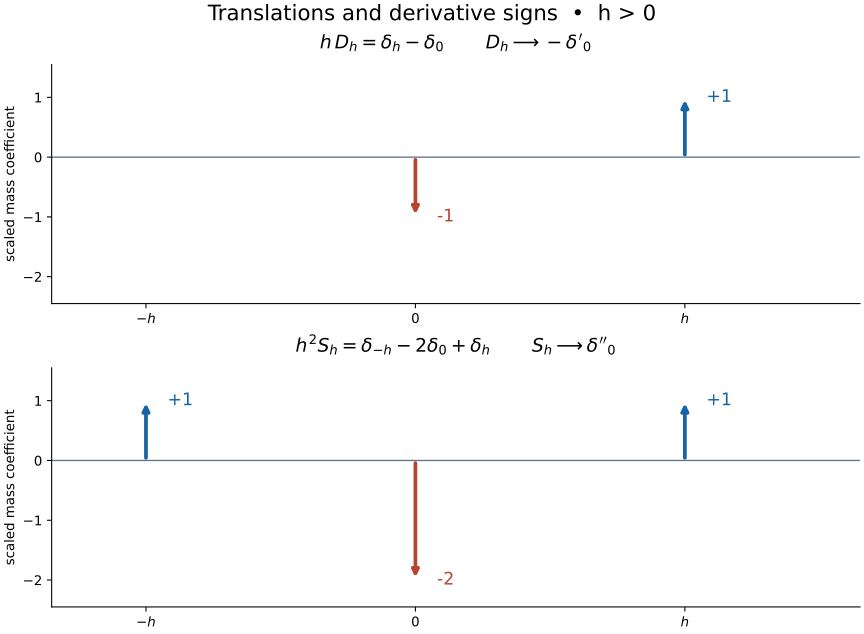

Here is the Python script that generated this plot:
"""Signed point-mass coefficients; Proposition 1.2 and Solution 11. CC0."""
from pathlib import Path
import matplotlib
matplotlib.use("Agg")
import matplotlib.pyplot as plt

out = Path(__file__).parent
fig, axes = plt.subplots(2, 1, figsize=(9, 6.6), layout="constrained")
panels = [
    ([0, 1], [-1, 1], r"$h\,D_h=\delta_h-\delta_0$",
     r"$D_h\longrightarrow-\delta'_0$"),
    ([-1, 0, 1], [1, -2, 1], r"$h^2 S_h=\delta_{-h}-2\delta_0+\delta_h$",
     r"$S_h\longrightarrow\delta''_0$"),
]
for ax, (xs, ys, title, limit) in zip(axes, panels):
    ax.axhline(0, color="#64748b", linewidth=1)
    for x, y in zip(xs, ys):
        color = "#1564a3" if y > 0 else "#b64430"
        ax.annotate("", (x, y), (x, 0),
                    arrowprops=dict(arrowstyle="-|>", color=color, lw=2.8))
        ax.text(x + .08, y, f"{y:+d}", color=color, va="center", fontsize=13)
    ax.set_xlim(-1.35, 1.65)
    ax.set_ylim(-2.45, 1.55)
    ax.set_xticks([-1, 0, 1], [r"$-h$", "$0$", "$h$"])
    ax.set_yticks([-2, -1, 0, 1])
    ax.set_ylabel("scaled mass coefficient")
    ax.set_title(title + "       " + limit, fontsize=14, pad=12)
    ax.spines[["top", "right"]].set_visible(False)
fig.suptitle("Translations and derivative signs  •  h > 0", fontsize=16)
for ext in ("png", "svg"):
    fig.savefig(out / ("translation-difference-signs." + ext), dpi=160)
svg = out / "translation-difference-signs.svg"
svg.write_text("\n".join(line.rstrip() for line in svg.read_text(encoding="utf-8").splitlines()) + "\n", encoding="utf-8")
plt.close(fig)
